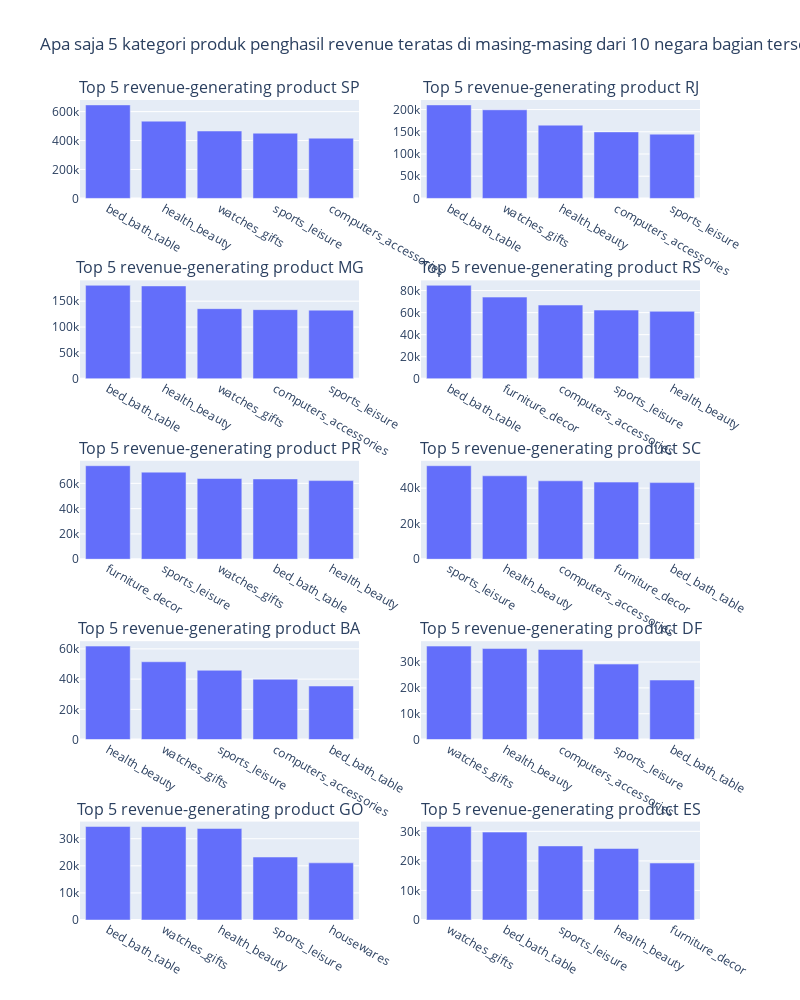

Notebook code for this chart:
### Code cell
# Membuat subplot dengan 5 rows dan 2 columns
fig = make_subplots(rows=5, cols=2, subplot_titles=('Top 5 revenue-generating product SP', 'Top 5 revenue-generating product RJ', 'Top 5 revenue-generating product MG', 'Top 5 revenue-generating product RS', 'Top 5 revenue-generating product PR', 'Top 5 revenue-generating product SC', 'Top 5 revenue-generating product BA', 'Top 5 revenue-generating product DF', 'Top 5 revenue-generating product GO', 'Top 5 revenue-generating product ES'))

# Add Plotly Express plots to each subplot
fig.add_trace(px.bar(highest_sp_summary, x='product_category', y='revenue').data[0], row=1, col=1)
fig.add_trace(px.bar(highest_rj_summary, x='product_category', y='revenue').data[0], row=1, col=2)
fig.add_trace(px.bar(highest_mg_summary, x='product_category', y='revenue').data[0], row=2, col=1)
fig.add_trace(px.bar(highest_rs_summary, x='product_category', y='revenue').data[0], row=2, col=2)
fig.add_trace(px.bar(highest_pr_summary, x='product_category', y='revenue').data[0], row=3, col=1)
fig.add_trace(px.bar(highest_sc_summary, x='product_category', y='revenue').data[0], row=3, col=2)
fig.add_trace(px.bar(highest_ba_summary, x='product_category', y='revenue').data[0], row=4, col=1)
fig.add_trace(px.bar(highest_df_summary, x='product_category', y='revenue').data[0], row=4, col=2)
fig.add_trace(px.bar(highest_go_summary, x='product_category', y='revenue').data[0], row=5, col=1)
fig.add_trace(px.bar(highest_es_summary, x='product_category', y='revenue').data[0], row=5, col=2)

# Update subplot titles (opsional)
fig.update_layout(title_text='Apa saja 5 kategori produk penghasil revenue teratas di masing-masing dari 10 negara bagian tersebut?',
                  autosize=False,
                  width=800,
                  height=1000)

# Menampilkan plot
fig.show()

### Figure 1 — Plotly figure (JSON) as saved in the notebook; plotly's stock layout.template omitted (floating-point values rounded to 4 significant figures)
{"data": [{"alignmentgroup": "True", "hovertemplate": "product_category=%{x}<br>revenue=%{y}<extra></extra>", "legendgroup": "", "marker": {"color": "#636efa", "pattern": {"shape": ""}}, "name": "", "offsetgroup": "", "orientation": "v", "showlegend": false, "textposition": "auto", "type": "bar", "x": ["bed_bath_table", "health_beauty", "watches_gifts", "sports_leisure", "computers_accessories"], "xaxis": "x", "y": [646500.0, 534200.0, 466100.0, 450900.0, 416600.0], "yaxis": "y"}, {"alignmentgroup": "True", "hovertemplate": "product_category=%{x}<br>revenue=%{y}<extra></extra>", "legendgroup": "", "marker": {"color": "#636efa", "pattern": {"shape": ""}}, "name": "", "offsetgroup": "", "orientation": "v", "showlegend": false, "textposition": "auto", "type": "bar", "x": ["bed_bath_table", "watches_gifts", "health_beauty", "computers_accessories", "sports_leisure"], "xaxis": "x2", "y": [210400.0, 199400.0, 164900.0, 149700.0, 144600.0], "yaxis": "y2"}, {"alignmentgroup": "True", "hovertemplate": "product_category=%{x}<br>revenue=%{y}<extra></extra>", "legendgroup": "", "marker": {"color": "#636efa", "pattern": {"shape": ""}}, "name": "", "offsetgroup": "", "orientation": "v", "showlegend": false, "textposition": "auto", "type": "bar", "x": ["bed_bath_table", "health_beauty", "watches_gifts", "computers_accessories", "sports_leisure"], "xaxis": "x3", "y": [180600.0, 179500.0, 135500.0, 133600.0, 132700.0], "yaxis": "y3"}, {"alignmentgroup": "True", "hovertemplate": "product_category=%{x}<br>revenue=%{y}<extra></extra>", "legendgroup": "", "marker": {"color": "#636efa", "pattern": {"shape": ""}}, "name": "", "offsetgroup": "", "orientation": "v", "showlegend": false, "textposition": "auto", "type": "bar", "x": ["bed_bath_table", "furniture_decor", "computers_accessories", "sports_leisure", "health_beauty"], "xaxis": "x4", "y": [84740.0, 74040.0, 66850.0, 62280.0, 61150.0], "yaxis": "y4"}, {"alignmentgroup": "True", "hovertemplate": "product_category=%{x}<br>revenue=%{y}<extra></extra>", "legendgroup": "", "marker": {"color": "#636efa", "pattern": {"shape": ""}}, "name": "", "offsetgroup": "", "orientation": "v", "showlegend": false, "textposition": "auto", "type": "bar", "x": ["furniture_decor", "sports_leisure", "watches_gifts", "bed_bath_table", "health_beauty"], "xaxis": "x5", "y": [73970.0, 68890.0, 63850.0, 63520.0, 62190.0], "yaxis": "y5"}, {"alignmentgroup": "True", "hovertemplate": "product_category=%{x}<br>revenue=%{y}<extra></extra>", "legendgroup": "", "marker": {"color": "#636efa", "pattern": {"shape": ""}}, "name": "", "offsetgroup": "", "orientation": "v", "showlegend": false, "textposition": "auto", "type": "bar", "x": ["sports_leisure", "health_beauty", "computers_accessories", "furniture_decor", "bed_bath_table"], "xaxis": "x6", "y": [52620.0, 46940.0, 44120.0, 43400.0, 43120.0], "yaxis": "y6"}, {"alignmentgroup": "True", "hovertemplate": "product_category=%{x}<br>revenue=%{y}<extra></extra>", "legendgroup": "", "marker": {"color": "#636efa", "pattern": {"shape": ""}}, "name": "", "offsetgroup": "", "orientation": "v", "showlegend": false, "textposition": "auto", "type": "bar", "x": ["health_beauty", "watches_gifts", "sports_leisure", "computers_accessories", "bed_bath_table"], "xaxis": "x7", "y": [61810.0, 51460.0, 45830.0, 39870.0, 35430.0], "yaxis": "y7"}, {"alignmentgroup": "True", "hovertemplate": "product_category=%{x}<br>revenue=%{y}<extra></extra>", "legendgroup": "", "marker": {"color": "#636efa", "pattern": {"shape": ""}}, "name": "", "offsetgroup": "", "orientation": "v", "showlegend": false, "textposition": "auto", "type": "bar", "x": ["watches_gifts", "health_beauty", "computers_accessories", "sports_leisure", "bed_bath_table"], "xaxis": "x8", "y": [36150.0, 35210.0, 34860.0, 29200.0, 23030.0], "yaxis": "y8"}, {"alignmentgroup": "True", "hovertemplate": "product_category=%{x}<br>revenue=%{y}<extra></extra>", "legendgroup": "", "marker": {"color": "#636efa", "pattern": {"shape": ""}}, "name": "", "offsetgroup": "", "orientation": "v", "showlegend": false, "textposition": "auto", "type": "bar", "x": ["bed_bath_table", "watches_gifts", "health_beauty", "sports_leisure", "housewares"], "xaxis": "x9", "y": [34500.0, 34460.0, 33770.0, 23240.0, 21090.0], "yaxis": "y9"}, {"alignmentgroup": "True", "hovertemplate": "product_category=%{x}<br>revenue=%{y}<extra></extra>", "legendgroup": "", "marker": {"color": "#636efa", "pattern": {"shape": ""}}, "name": "", "offsetgroup": "", "orientation": "v", "showlegend": false, "textposition": "auto", "type": "bar", "x": ["watches_gifts", "bed_bath_table", "sports_leisure", "health_beauty", "furniture_decor"], "xaxis": "x10", "y": [31630.0, 29740.0, 25070.0, 24200.0, 19270.0], "yaxis": "y10"}], "layout": {"annotations": [{"font": {"size": 16}, "showarrow": false, "text": "Top 5 revenue-generating product SP", "x": 0.225, "xanchor": "center", "xref": "paper", "y": 1, "yanchor": "bottom", "yref": "paper"}, {"font": {"size": 16}, "showarrow": false, "text": "Top 5 revenue-generating product RJ", "x": 0.775, "xanchor": "center", "xref": "paper", "y": 1, "yanchor": "bottom", "yref": "paper"}, {"font": {"size": 16}, "showarrow": false, "text": "Top 5 revenue-generating product MG", "x": 0.225, "xanchor": "center", "xref": "paper", "y": 0.78, "yanchor": "bottom", "yref": "paper"}, {"font": {"size": 16}, "showarrow": false, "text": "Top 5 revenue-generating product RS", "x": 0.775, "xanchor": "center", "xref": "paper", "y": 0.78, "yanchor": "bottom", "yref": "paper"}, {"font": {"size": 16}, "showarrow": false, "text": "Top 5 revenue-generating product PR", "x": 0.225, "xanchor": "center", "xref": "paper", "y": 0.56, "yanchor": "bottom", "yref": "paper"}, {"font": {"size": 16}, "showarrow": false, "text": "Top 5 revenue-generating product SC", "x": 0.775, "xanchor": "center", "xref": "paper", "y": 0.56, "yanchor": "bottom", "yref": "paper"}, {"font": {"size": 16}, "showarrow": false, "text": "Top 5 revenue-generating product BA", "x": 0.225, "xanchor": "center", "xref": "paper", "y": 0.34, "yanchor": "bottom", "yref": "paper"}, {"font": {"size": 16}, "showarrow": false, "text": "Top 5 revenue-generating product DF", "x": 0.775, "xanchor": "center", "xref": "paper", "y": 0.34, "yanchor": "bottom", "yref": "paper"}, {"font": {"size": 16}, "showarrow": false, "text": "Top 5 revenue-generating product GO", "x": 0.225, "xanchor": "center", "xref": "paper", "y": 0.12, "yanchor": "bottom", "yref": "paper"}, {"font": {"size": 16}, "showarrow": false, "text": "Top 5 revenue-generating product ES", "x": 0.775, "xanchor": "center", "xref": "paper", "y": 0.12, "yanchor": "bottom", "yref": "paper"}], "autosize": false, "height": 1000, "title": {"text": "Apa saja 5 kategori produk penghasil revenue teratas di masing-masing dari 10 negara bagian tersebut?"}, "width": 800, "xaxis": {"anchor": "y", "domain": [0, 0.45]}, "xaxis10": {"anchor": "y10", "domain": [0.55, 1]}, "xaxis2": {"anchor": "y2", "domain": [0.55, 1]}, "xaxis3": {"anchor": "y3", "domain": [0, 0.45]}, "xaxis4": {"anchor": "y4", "domain": [0.55, 1]}, "xaxis5": {"anchor": "y5", "domain": [0, 0.45]}, "xaxis6": {"anchor": "y6", "domain": [0.55, 1]}, "xaxis7": {"anchor": "y7", "domain": [0, 0.45]}, "xaxis8": {"anchor": "y8", "domain": [0.55, 1]}, "xaxis9": {"anchor": "y9", "domain": [0, 0.45]}, "yaxis": {"anchor": "x", "domain": [0.88, 1]}, "yaxis10": {"anchor": "x10", "domain": [0, 0.12]}, "yaxis2": {"anchor": "x2", "domain": [0.88, 1]}, "yaxis3": {"anchor": "x3", "domain": [0.66, 0.78]}, "yaxis4": {"anchor": "x4", "domain": [0.66, 0.78]}, "yaxis5": {"anchor": "x5", "domain": [0.44, 0.56]}, "yaxis6": {"anchor": "x6", "domain": [0.44, 0.56]}, "yaxis7": {"anchor": "x7", "domain": [0.22, 0.34]}, "yaxis8": {"anchor": "x8", "domain": [0.22, 0.34]}, "yaxis9": {"anchor": "x9", "domain": [0, 0.12]}}}
